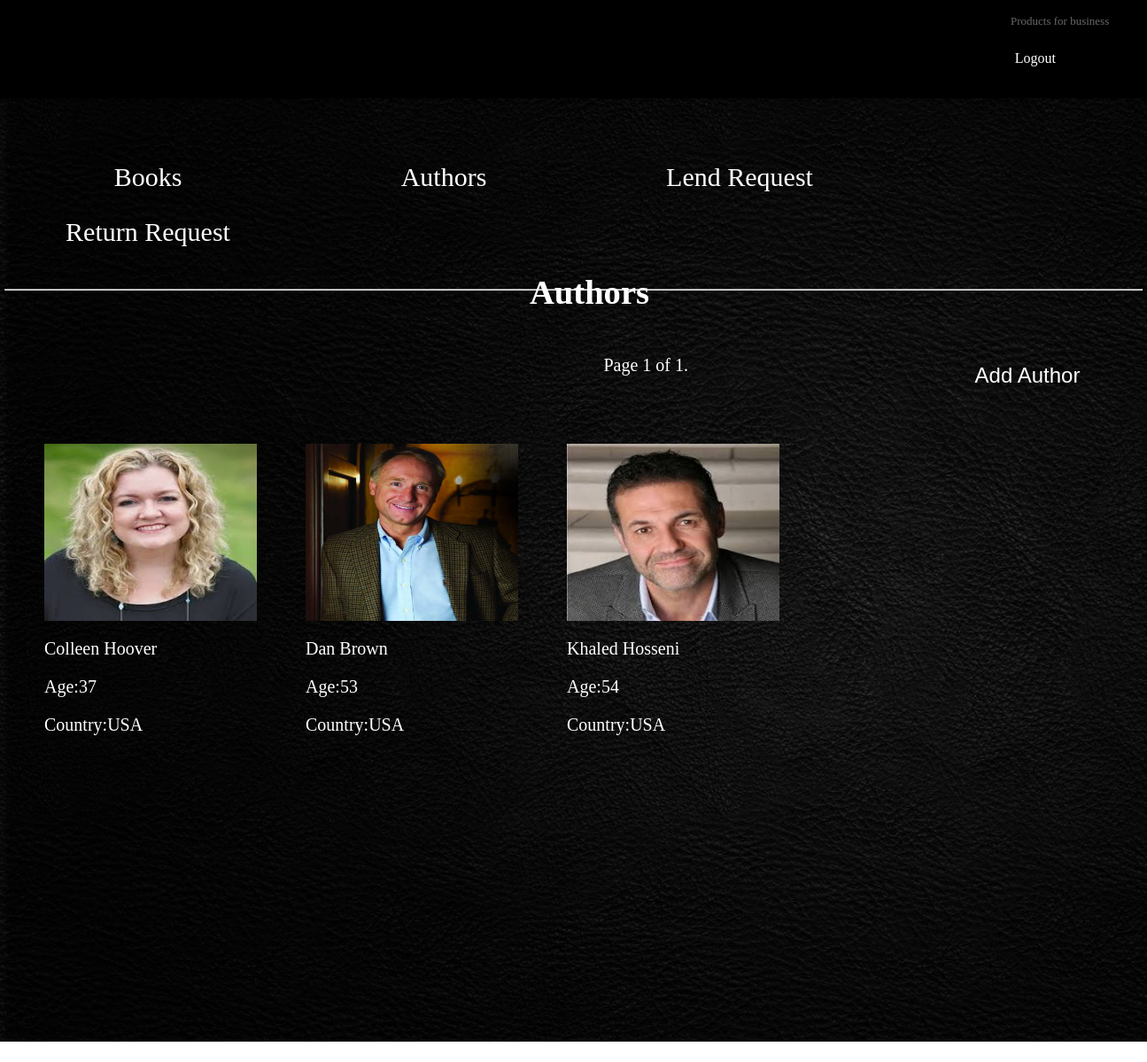
Page /authors/ (signed in) on the committed database.
### librarymanagement/models.py (models this page shows, shortened)
class Author(models.Model):
    first_name = models.CharField(max_length=30,)
    last_name = models.CharField(max_length=50)
    age = models.IntegerField(null=True)
    country= models.CharField(max_length=30)
    photo = models.ImageField(upload_to='authors', null= True,blank= True)

### librarymanagement/views.py (the view)
# urls.py: url(r'^authors/$', views.authors, name="authors_page"),
@cache_control(no_cache=True, must_revalidate=True, no_store=True)
def authors(request):
    if request.user.is_authenticated:
        print ("%s in authors page " %(request.user))
        authors_list = Author.objects.order_by("first_name")
        paginator = Paginator(authors_list, 8)
        page = request.GET.get('page')
        base_page = "librarymanagement/user_index.html"
        if request.user.is_superuser:
            base_page = "librarymanagement/index.html"
        try:
            authors = paginator.page(page)
        except PageNotAnInteger:
            authors = paginator.page(1)
        except EmptyPage:
            authors = paginator.page(paginator.num_pages)
        return render(request, 'librarymanagement/authors.html',{'author_info':authors, "base_page": base_page})
    else:
        print ("%s attempted to access authors page " %(request.user))
        return HttpResponseRedirect('/signup/')

### librarymanagement/Templates/librarymanagement/authors.html (shortened to what this page needs)
{% extends base_page %}
{% block content %}
	<h3 id="title">Authors</h3>
	<div class = data_list>
	<div class=top-nav>
	<div class=add_data>
            {% if request.user.is_superuser %}
            <input  class="add" type="button" id="add_author" value="Add Author" />
            {% endif %}
	</div>
    <div class="pagination">
    <span class="step-links">
        <span class="current">
            Page {{ author_info.number }} of {{ author_info.paginator.num_pages }}.
        </span>
    </span>
</div>
	</div>
	{% for authors in author_info %}
    <div class = 'main_section'>
        <div class='photo'>
            {%if authors.photo%}
            <img  class=authors src="{{ authors.photo.url}}">
            {%else%}
            <p>No photo</p>
            {%endif%}
        </div>
        <div class='data'>
            <p class=listing1>{{authors.first_name}}  {{authors.last_name}}</p>
            <p class=listing1>Age:{{authors.age}}</p>
            <p class=listing1>Country:{{authors.country}}</p>
        </div>
    </div>
    {% endfor %}
</div>
{% endblock %}

### librarymanagement/Templates/librarymanagement/index.html (shortened to what this page needs)
<html>
<head>
	 {% load static %}
    <link rel="stylesheet" href="{% static 'css/index.css' %}" type="text/css" >
	<link href="http://ajax.aspnetcdn.com/ajax/jquery.ui/1.8.9/themes/blitzer/jquery-ui.css"
    	rel="stylesheet" type="text/css" />
</head>
 {% load static %}
<body>
	<div class="container">
		<header>
			<div id="header_top">
				<p><a href="#">Products for business</a></p>
			</div>
			<div id="header_center">
				<p><a href="{% url 'logoutwindow' %}">Logout</a></p>
			</div>
		</header>
		<div class="body1">
			<div class = nav_bar>
            <ul>
                <li><a href="{% url 'books_page' %}">Books</a></li>
                <li><a href="{% url 'authors_page' %}">Authors</a></li>
                <li><a href="{% url 'lend_page' %}">Lend Request</a></li>
                <li><a href="{% url 'return_page' %}">Return Request</a></li>
            </ul>
            <hr>
		</div>
		    {% block content %}{% endblock %}
		</div>
	</div>
</body>

### librarymanagement/static/css/index.css (style rules this page uses)
body { margin: 0 ; padding: 0; }
.container { background-color: #F3F3F3; padding:0; }
header { height:70px; width:100%; padding:0; margin: 0 ; background-color: black; \\color:white; }
#header_top p { width:154px; margin-right:0; float:right; cursor: pointer; }
#header_top a { text-decoration: none; color:dimgray; font-size: 13px; }
#header_center { width:100%; height:68px; background-color: #FFFFFF; float:left; background-color: black; }
#header_center p { margin-top:9px; display: inline-block; color:white; float: right; margin-right: 64px; }
#header_center a { margin-right:0 px; text-decoration: none; color: white; padding: 10px 39px 9px 50px; }
.nav_bar { width:100%; height:100px; color:white; }
.nav_bar ul { list-style-type: none; margin-left: 0; padding: 0; overflow: hidden; }
.nav_bar li { float: left; width:334px; border-top: 2px #CB202D; }
.nav_bar li a { display: block; color: white; text-align: center; padding: 14px 16px; text-decoration: none; font-size: 30px; }
hr { color:white; width:1283px; }
.body1 { height:1000px; width:100%; background-image: url(images/black.jpg) ; background-size: cover; padding: 25px 0 40px; \\text-align: center; margin-top: -5px; color:white; font-size: 33px; display:inline-block; }
.body1 img { opacity:1; }
#title { text-align: center; height:55px; margin-left: 36px; }
.top-nav { width:1190px; height:60px; }
.add_data { width:100px; height:50px; float:right; }
.add { color: white; background-color: black; width: 160px; height: 45px; margin-left: 30px; border:none; }
#add_author { color: white; background: unset; width: 160px; height: 45px; float:right; border:none; font-size: 24px; }
.authors { width:240px; height:200px; opacity:1; }
.listing1 { font-size: 20px; color: white; }
.data_list { width:89%; height:798px; margin-left: 50px; }
.main_section { width: 242px; height: 300px; margin-top: 40px; margin-right: 53px; padding: 0px; float: left; }
.photo { width:240px; height:200px; }
.data { width:240px; height:96px; color:white; }
.step-links { color:white; font-size: 20px; float: right; }
.pagination { width:727px; height:30px; }

### rows in the picture
Author: photo (picture), first_name "Colleen", last_name "Hoover", age "37", country "USA"
Author: photo (picture), first_name "Dan", last_name "Brown", age "53", country "USA"
Author: photo (picture), first_name "Khaled", last_name "Hosseni", age "54", country "USA"

### other values in the picture
{{ author_info.number }} "1"
{{ author_info.paginator.num_pages }} "1"
